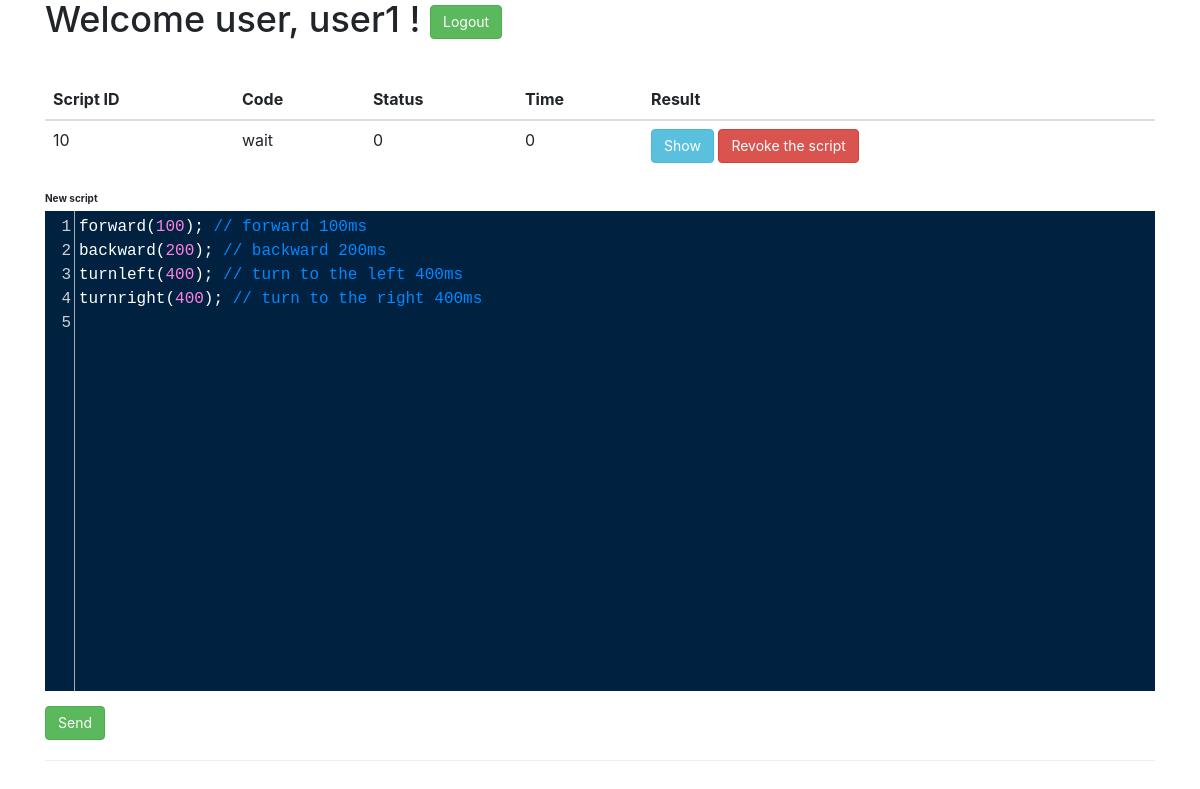
Page /user.php (signed in) on the earlier database version.
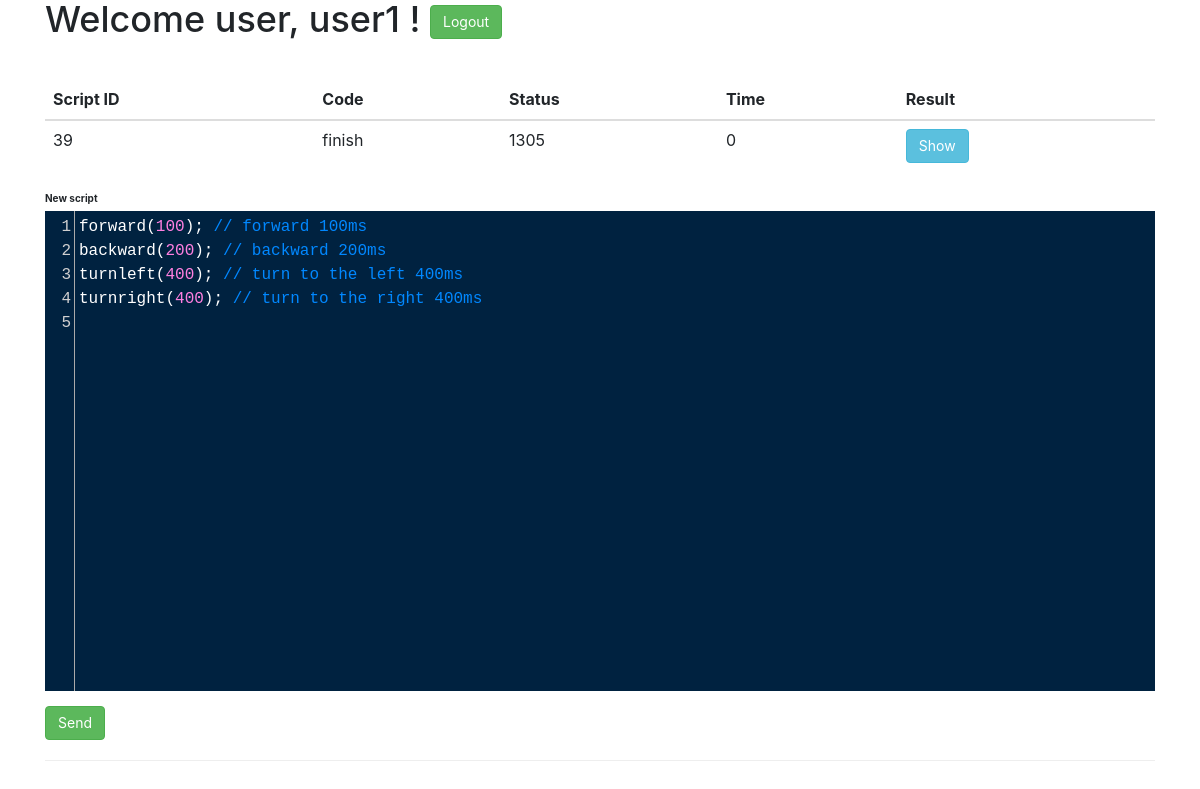
Same page on the later database version.
### tables this page shows
CREATE TABLE `users_scripts` (
  `id` int(4) NOT NULL,
  `userid` int(11) NOT NULL,
  `script` text NOT NULL,
  `minifier_script` text NOT NULL,
  `md5_script` varchar(255) NOT NULL,
  `status` varchar(255) NOT NULL,
  `time_exec` int(11) NOT NULL,
  `result` int(11) NOT NULL
);

### user.php (the view, shortened to what this page needs)
<?php
	$userid = $_SESSION['userid'];
	$conn = SLib::db_connection();
	$stmt = $conn->prepare('SELECT * FROM users WHERE id = ?');
	if($stmt->execute(array($userid))){
		if($row = $stmt->fetch()){
			$username = htmlspecialchars($row['login']);
		}
	}
?>
<html>
	<head>
		<link href="css/bootstrap.min.css" rel="stylesheet" />
		<link href="css/bootstrap-grid.min.css" rel="stylesheet" />
		<link href="css/bootstrap-reboot.min.css" rel="stylesheet" />
		<link href="CodeMirror/codemirror.css" rel="stylesheet" />
		<link href="CodeMirror/theme/cobalt.css" rel="stylesheet" />
	</head>
	<body>
	<div class="container">
		<h1>Welcome user, <?php echo $username; ?> !
			<form style="display: inline-block;" method="GET" action="logout.php"><input type="hidden" name="logout"/><button class="btn btn-success">Logout</button></form>
		</h1>
		<div class="table-responsive">
		  <table class="table">
			 <thead>
			  <tr>
				<th>Script ID</th>
				<th>Code</th>
				<th>Status</th>
				<th>Time</th>
				<th>Result</th>
			  </tr>
			</thead>
			<tbody>
			<?php
				$stmt = $conn->prepare('SELECT * FROM users_scripts WHERE userid = ?');
				if($stmt->execute(array($userid))){
					while($row = $stmt->fetch()){
						$scriptid = htmlspecialchars($row['id']);
						$status = $row['status'];
						$code = htmlspecialchars($row['script']);
						echo '
							<tr>
								<td>'.$scriptid.'</td>
								<td>'.htmlspecialchars($row['status']).'</td>
								<td>'.htmlspecialchars($row['time_exec']).'</td>
								<td>'.htmlspecialchars($row['result']).'</td>
								<td>
									<textarea id="scriptcode_'.$scriptid.'" style="display: none">'.$code.'</textarea>
									<button scriptid="'.$scriptid.'" class="btn btn-info show-code">Show</button>
									'.($status == 'wait' ? '<button scriptid='.$scriptid.' class="btn btn-danger revoke">Revoke the script</button>' : '').'
								</td>
							</tr>
						';
					}
				}
			?>
			</tbody>
		  </table>
		</div>
		<div class="form-group row">
			<div class="col-xs-12">
				<label for="new_script_code">New script</label>
			</div>
		</div>
		<button class="btn btn-success" id="send_new_script">Send</button>
		<hr>
    </div>
	</body>
</html>

Differences in the rows shown:
removed users_scripts: id "10", status "wait", time_exec "0", result "0"
added users_scripts: id "39", status "finish", time_exec "1305", result "0"
